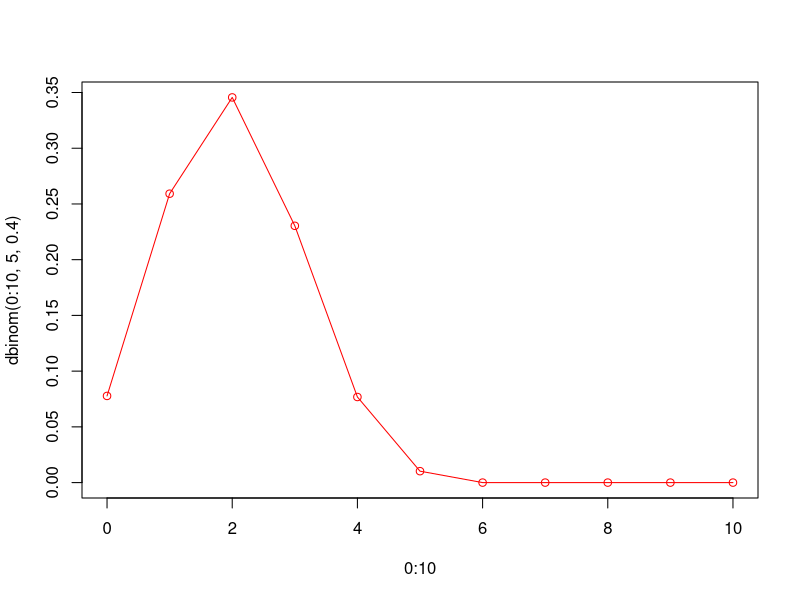
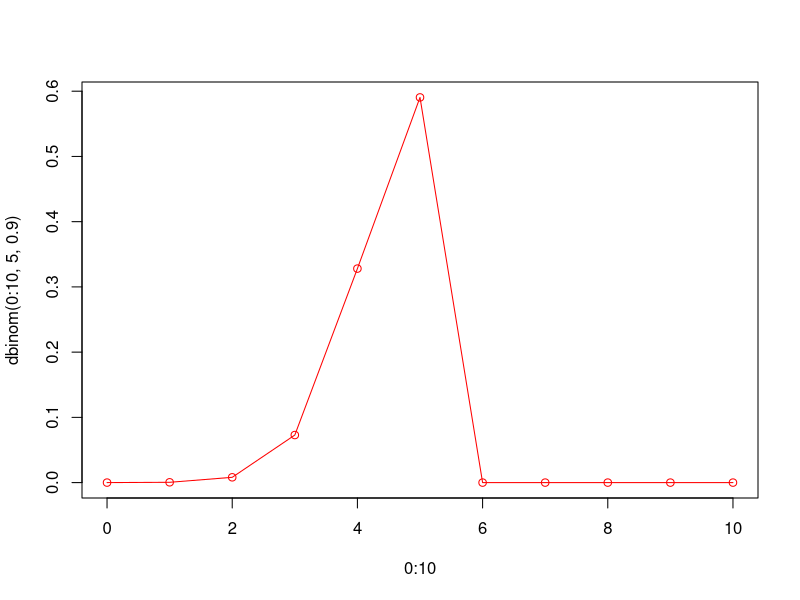
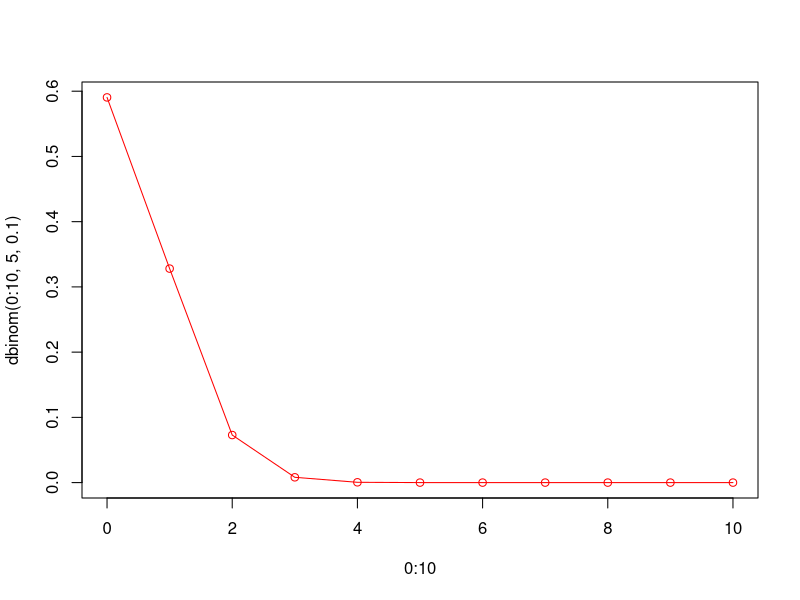
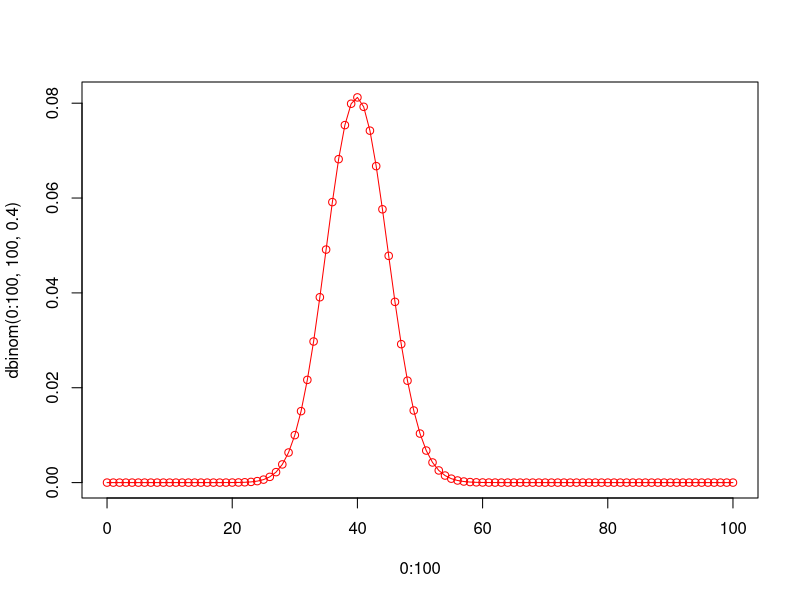
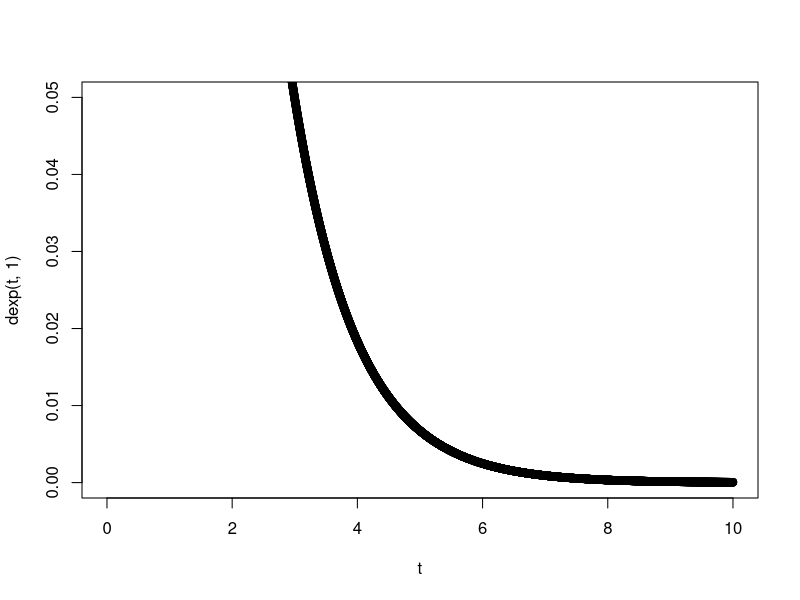
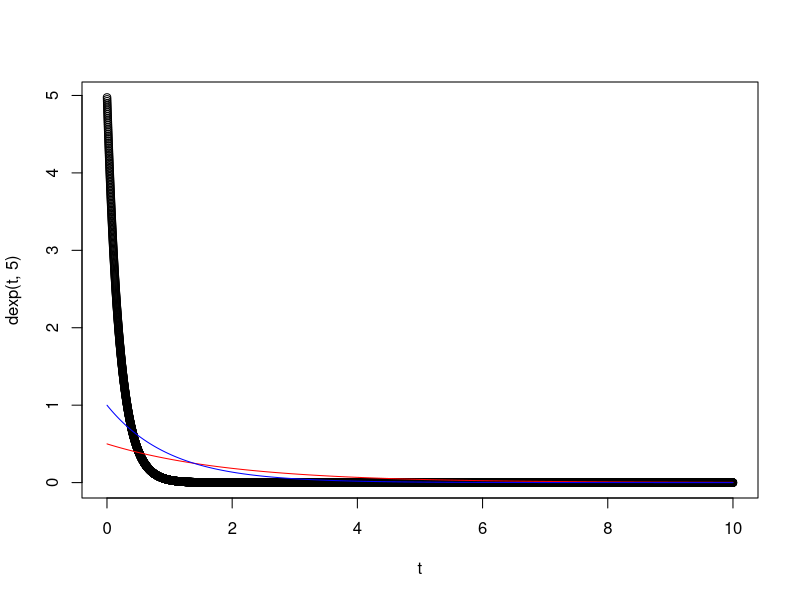
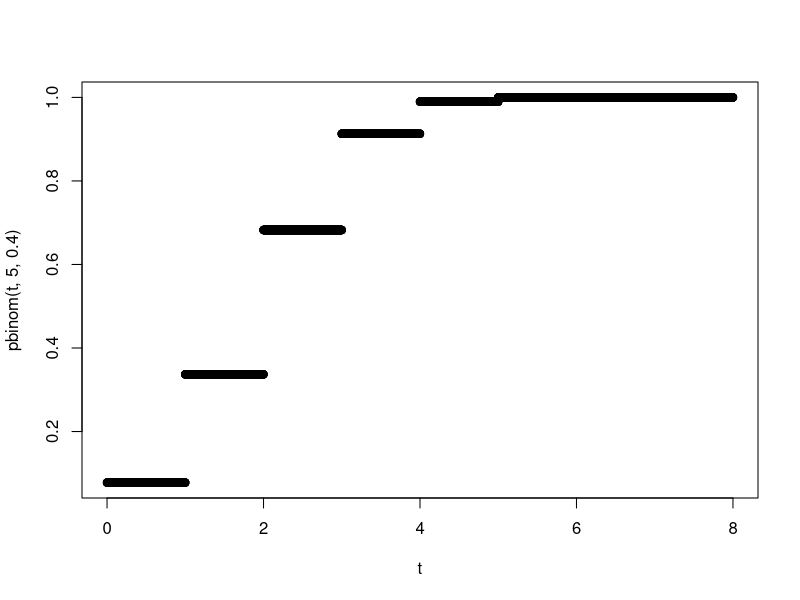
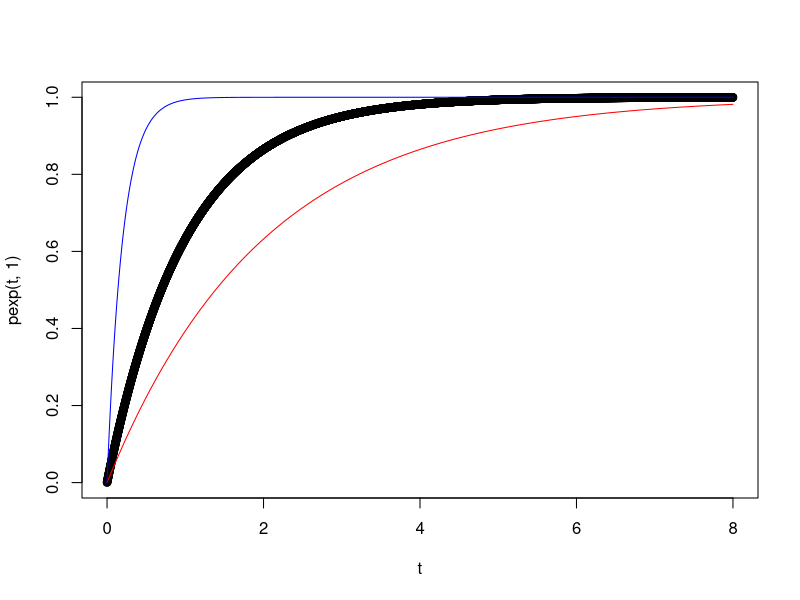

Source code (R) for these figures, in order:
#Statistica Lab8 311

#Eficientizari de cod
#Algoritmul general de simulare de v.a. discrete
prob <- c(1/3, 1/30, 2/15, 7/30, 4/15)
#Pt sortarea vectorului putem folosi sort()
u <- runif(1)
#x <- min(which(cumsum(prob)-u>0))
x <- which(cumsum(prob)-u>0)[1]

#Evitam for cu
#Familia de functii apply: lapply,sapply,tapply 
sapply(list(1:10,2:5,3:9),max)
lapply(list(1:10,2:5,3:9),max)
#Q: Ce diferenta observati intre cele 2 functii?

#Functia replicate
replicate(50,{X <- sample(1:10,5);m <- min(X)} )

#Functia sample
set.seed(15129)
sample(1:100,4)
sample(1:100,400,replace=T)
x <- sample(-1:1,10^6,replace=T,prob=c(1/2,1/3,1/6))
x[1:20]
valminus1 <- length(x[x==-1])/10^6
val0 <- length(x[x==0])/10^6
val1 <- length(x[x==1])/10^6
#sau folosim functia table
u <- table(x)
str(u)
indice_mod <- max(u)
u[u==max(u)]
#Q: cum extrag doar atributul numeric pentru calcularea valorii modale

x1 <- sample(-1:1,10,replace=T,prob=c(1/2,1/3,1/6))
valminus11 <- length(x1[x1==-1])/10
val01 <- length(x1[x1==0])/10
val11 <- length(x1[x1==1])/10

#Q: Ce obtin aici?
sample(1:5,5)

#Repartitii de v.a.
#1.d+nume_repartitie=functie de masa(caz discret)/functia de densitate de probabilitate(caz continuu)
#primul argument reprezinta vectorul de valori in care vrem sa evaluam functia, iar pe urmatoarele pozitii
#sunt parametrii repartitiei, pusi in ordine
#dgeom(x,p)
#dbinom(x,n,p)
#Ce inseamna?
dbinom(3,5,0.4) #Probabilitatea sa reusesc de 3 ori din 5 incercari cu probabilitatea de succes de 0.4
#P(X=3)
plot(0:10,dbinom(0:10,5,0.4), col="red")
lines(0:10,dbinom(0:10,5,0.4), col="red")

plot(0:10,dbinom(0:10,5,0.9), col="red")
lines(0:10,dbinom(0:10,5,0.9), col="red")

plot(0:10,dbinom(0:10,5,0.1), col="red")
lines(0:10,dbinom(0:10,5,0.1), col="red")

plot(0:100,dbinom(0:100,100,0.4), col="red")
lines(0:100,dbinom(0:100,100,0.4), col="red")


#dexp(x,lambda)
dexp(3,1) #NU mai e o probabilitate
t <- seq(0.001,10,0.001)
plot(t,dexp(t,1),ylim=c(0,0.05))
plot(t,dexp(t,5))
lines(t,dexp(t,1/2), col="red")
lines(t,dexp(t,1),col="blue")


#2. p+nume_repartitie=functia de repartitie
##primul argument reprezinta vectorul de valori in care vrem sa evaluam functia, iar pe urmatoarele pozitii
#sunt parametrii repartitiei, pusi in ordine
#  pbinom(x,n,p)
#P(X<=x)
pbinom(3,5,0.4) #Probabilitatea sa obtinem cel mult 3 succese din 5 incercari cu probabilitatea de succes de 0.4
t <- seq(0,8,0.001)
plot(t,pbinom(t,5,0.4))
plot(t,pexp(t,1))
lines(t,pexp(t,1/2), col="red")
lines(t,pexp(t,5),col="blue")


#3. r+nume_repartitie=genereaza valori din acel tip de repartitie
#  rbinom(nr,n,p)
#nr-numarul de valori pe care le vrem generate

rbinom(3,5,0.4) # genereaza 3 valori dintr-o v.a. repartizata binomial cu parametrii 5 si 0.4
y <- rbinom(10^6,5,0.4)
hist(y)

rexp(3,1) # genereaza 3 valori dintr-o v.a. repartizata exponential de parametru 1
y1 <-rexp(10^6,1)
hist(y1,freq=F)
t <- seq(0.001,8,0.001)
lines(t,dexp(t,1),col="magenta")
#daca generez un esantion mic, potrivirea nu mai e la fel de spectaculoasa
y2 <-rexp(100,1)
hist(y2,freq=F)
t <- seq(0.001,8,0.001)
lines(t,dexp(t,1),col="magenta")

#4. q+numele repartitiei=functia cuantila(intoarce x-ul corespunzator unei anumite probabilitati)

qnorm(0.95)
qt(0.95,c(1,5,10,15))
qt(0.95, Inf)
qt(0.95,1) #Cauchy
qcauchy(0.95)
qt(c(0.95,0.975,0.99,0.995),c(1,5,10,15))

#Daca folosim functia cuantila pe cazul discret aceasta
#intoarce cel mai mic numar x din supp(X) pentru care
#P(X<=x)>=q
qbinom(c(0.4,0.5,0.6),5,0.5)
#pentru comparatie
pbinom(0:5,5,0.5)



#Repartitia normala->REGINA REPARTIILOR :) 
#Functia densitate de probabilitate a repartitiei normale
t <- seq(-6,6,0.001)
plot(t,dnorm(t,0,1))

plot(t,dexp(t,2),ylim=c(0,0.))
#ATENTIE: IN R parametrii normalei sunt media si abaterea medie standard
y <- rnorm(100,0,1)

poz <- y[y>0]
prob_nr_poz <- length(poz)/10^2
neg <- y[y<0]
prob_nr_neg <- length(neg)/10^2

y <- rnorm(1000000,0,1)

length(y[(y>-3)&(y<3)])

lines(t,dnorm(t,0,1))
plot(t,dnorm(t,3,1),col="magenta",xlim=c(-8,8),ylim=c(0,1))
lines(t,dnorm(t,3,4), col=2)
lines(t,dnorm(t,3,0.5), col=3)
lines(t,dnorm(t,3,2), col=5)
lines(t,dnorm(t,3,0.5),col=1)

z <- rnorm(1000,2,1)
length(z[z< -2])

plot(t,dnorm(t,0,1),col="magenta",ylim=c(0,1.8))
for (i in c(0.25,0.5,0.3,0.9,1.3,2)) lines(t,dnorm(t,0,i), col=i*20)
